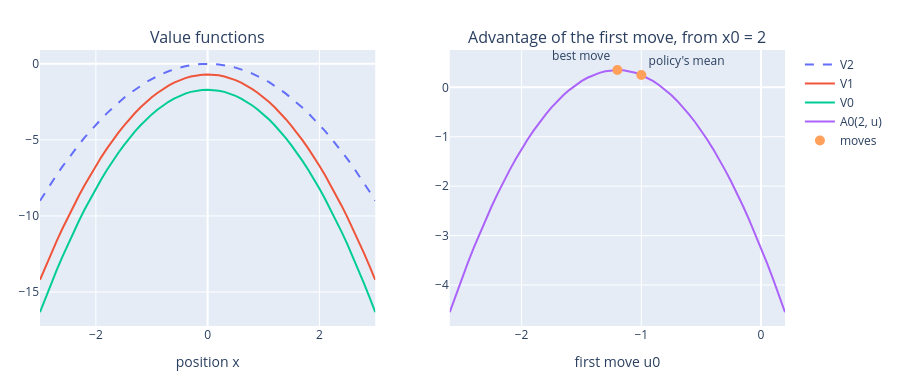

Notebook cell for this chart:
### Markdown cell above
### What the result says

- **The expected return is $J = -9.825$.**
- **The value functions** are quadratics in the position, and the **advantages**
  are quadratics in the move, peaked at the best move.

![Value functions and advantage](https://raw.githubusercontent.com/thduynguyen/gtsam/feature/semiringfactor/gtsam/semiring/doc/figures/LineValueFunctions.svg)

On the left, each value function lies below the next, because more moves, and
so more penalties, remain. On the right is the advantage of the first move
when the robot starts at $x_0 = 2$: the best move is $-1.2$, and the policy's
average move, $-1$, is close to it but not on it.

### Code cell
# The same plots, computed from the factors and interactive.
positions = np.linspace(-3, 3, 61)
moves = np.linspace(-2.6, 0.2, 57)

figure = make_subplots(
    rows=1, cols=2,
    subplot_titles=("Value functions",
                    "Advantage of the first move, from x0 = 2"))
figure.add_trace(go.Scatter(x=positions, y=-positions**2, name="V2",
                            line=dict(dash="dash")), row=1, col=1)
figure.add_trace(go.Scatter(
    x=positions, y=[phi_x1.value(scalars(x1=x)) for x in positions],
    name="V1"), row=1, col=1)
figure.add_trace(go.Scatter(
    x=positions, y=[phi_x0.value(scalars(x0=x)) for x in positions],
    name="V0"), row=1, col=1)
figure.add_trace(go.Scatter(
    x=moves, y=[conditional_u0.surprise(scalars(x0=2.0, u0=u)) for u in moves],
    name="A0(2, u)"), row=1, col=2)
figure.add_trace(go.Scatter(
    x=[-1.2, -1.0],
    y=[conditional_u0.surprise(scalars(x0=2.0, u0=u)) for u in (-1.2, -1.0)],
    mode="markers+text", text=["best move", "policy's mean"],
    textposition=["top left", "top right"], name="moves",
    marker=dict(size=10)), row=1, col=2)
figure.update_xaxes(title_text="position x", row=1, col=1)
figure.update_xaxes(title_text="first move u0", row=1, col=2)
figure.update_layout(height=380, margin=dict(l=40, r=20, t=50, b=40))
figure.show()

### Figure 1 — Plotly figure (JSON) as saved in the notebook; plotly's stock layout.template omitted (floating-point values rounded to 4 significant figures)
{"data": [{"line": {"dash": "dash"}, "name": "V2", "type": "scatter", "x": [-3.0, -2.9, -2.8, -2.7, -2.6, -2.5, -2.4, -2.3, -2.2, -2.1, -2.0, -1.9, -1.8, -1.7, -1.6, -1.5, -1.4, -1.3, -1.2, -1.1, -1.0, -0.9, -0.8, -0.7, -0.6, -0.5, -0.4, -0.3, -0.2, -0.1, 0.0, 0.1, 0.2, 0.3, 0.4, 0.5, 0.6, 0.7, 0.8, 0.9, 1.0, 1.1, 1.2, 1.3, 1.4, 1.5, 1.6, 1.7, 1.8, 1.9, 2.0, 2.1, 2.2, 2.3, 2.4, 2.5, 2.6, 2.7, 2.8, 2.9, 3.0], "xaxis": "x", "y": [-9.0, -8.41, -7.84, -7.29, -6.76, -6.25, -5.76, -5.29, -4.84, -4.41, -4.0, -3.61, -3.24, -2.89, -2.56, -2.25, -1.96, -1.69, -1.44, -1.21, -1.0, -0.81, -0.64, -0.49, -0.36, -0.25, -0.16, -0.09, -0.04, -0.01, -0.0, -0.01, -0.04, -0.09, -0.16, -0.25, -0.36, -0.49, -0.64, -0.81, -1.0, -1.21, -1.44, -1.69, -1.96, -2.25, -2.56, -2.89, -3.24, -3.61, -4.0, -4.41, -4.84, -5.29, -5.76, -6.25, -6.76, -7.29, -7.84, -8.41, -9.0], "yaxis": "y"}, {"name": "V1", "type": "scatter", "x": [-3.0, -2.9, -2.8, -2.7, -2.6, -2.5, -2.4, -2.3, -2.2, -2.1, -2.0, -1.9, -1.8, -1.7, -1.6, -1.5, -1.4, -1.3, -1.2, -1.1, -1.0, -0.9, -0.8, -0.7, -0.6, -0.5, -0.4, -0.3, -0.2, -0.1, 0.0, 0.1, 0.2, 0.3, 0.4, 0.5, 0.6, 0.7, 0.8, 0.9, 1.0, 1.1, 1.2, 1.3, 1.4, 1.5, 1.6, 1.7, 1.8, 1.9, 2.0, 2.1, 2.2, 2.3, 2.4, 2.5, 2.6, 2.7, 2.8, 2.9, 3.0], "xaxis": "x", "y": [-14.2, -13.31, -12.46, -11.64, -10.84, -10.07, -9.34, -8.635, -7.96, -7.315, -6.7, -6.115, -5.56, -5.035, -4.54, -4.075, -3.64, -3.235, -2.86, -2.515, -2.2, -1.915, -1.66, -1.435, -1.24, -1.075, -0.94, -0.835, -0.76, -0.715, -0.7, -0.715, -0.76, -0.835, -0.94, -1.075, -1.24, -1.435, -1.66, -1.915, -2.2, -2.515, -2.86, -3.235, -3.64, -4.075, -4.54, -5.035, -5.56, -6.115, -6.7, -7.315, -7.96, -8.635, -9.34, -10.07, -10.84, -11.64, -12.46, -13.32, -14.2], "yaxis": "y"}, {"name": "V0", "type": "scatter", "x": [-3.0, -2.9, -2.8, -2.7, -2.6, -2.5, -2.4, -2.3, -2.2, -2.1, -2.0, -1.9, -1.8, -1.7, -1.6, -1.5, -1.4, -1.3, -1.2, -1.1, -1.0, -0.9, -0.8, -0.7, -0.6, -0.5, -0.4, -0.3, -0.2, -0.1, 0.0, 0.1, 0.2, 0.3, 0.4, 0.5, 0.6, 0.7, 0.8, 0.9, 1.0, 1.1, 1.2, 1.3, 1.4, 1.5, 1.6, 1.7, 1.8, 1.9, 2.0, 2.1, 2.2, 2.3, 2.4, 2.5, 2.6, 2.7, 2.8, 2.9, 3.0], "xaxis": "x", "y": [-16.32, -15.37, -14.44, -13.55, -12.68, -11.86, -11.06, -10.3, -9.565, -8.866, -8.2, -7.566, -6.965, -6.396, -5.86, -5.356, -4.885, -4.446, -4.04, -3.666, -3.325, -3.016, -2.74, -2.496, -2.285, -2.106, -1.96, -1.846, -1.765, -1.716, -1.7, -1.716, -1.765, -1.846, -1.96, -2.106, -2.285, -2.496, -2.74, -3.016, -3.325, -3.666, -4.04, -4.446, -4.885, -5.356, -5.86, -6.396, -6.965, -7.566, -8.2, -8.866, -9.565, -10.3, -11.06, -11.86, -12.69, -13.55, -14.44, -15.37, -16.32], "yaxis": "y"}, {"name": "A0(2, u)", "type": "scatter", "x": [-2.6, -2.55, -2.5, -2.45, -2.4, -2.35, -2.3, -2.25, -2.2, -2.15, -2.1, -2.05, -2.0, -1.95, -1.9, -1.85, -1.8, -1.75, -1.7, -1.65, -1.6, -1.55, -1.5, -1.45, -1.4, -1.35, -1.3, -1.25, -1.2, -1.15, -1.1, -1.05, -1.0, -0.95, -0.9, -0.85, -0.8, -0.75, -0.7, -0.65, -0.6, -0.55, -0.5, -0.45, -0.4, -0.35, -0.3, -0.25, -0.2, -0.15, -0.1, -0.05, 0.0, 0.05, 0.1, 0.15, 0.2], "xaxis": "x2", "y": [-4.55, -4.206, -3.875, -3.556, -3.25, -2.956, -2.675, -2.406, -2.15, -1.906, -1.675, -1.456, -1.25, -1.056, -0.875, -0.7063, -0.55, -0.4063, -0.275, -0.1563, -0.05, 0.04375, 0.125, 0.1937, 0.25, 0.2937, 0.325, 0.3437, 0.35, 0.3437, 0.325, 0.2937, 0.25, 0.1938, 0.125, 0.04375, -0.05, -0.1562, -0.275, -0.4062, -0.55, -0.7062, -0.875, -1.056, -1.25, -1.456, -1.675, -1.906, -2.15, -2.406, -2.675, -2.956, -3.25, -3.556, -3.875, -4.206, -4.55], "yaxis": "y2"}, {"marker": {"size": 10}, "mode": "markers+text", "name": "moves", "text": ["best move", "policy's mean"], "textposition": ["top left", "top right"], "type": "scatter", "x": [-1.2, -1.0], "xaxis": "x2", "y": [0.35, 0.25], "yaxis": "y2"}], "layout": {"annotations": [{"font": {"size": 16}, "showarrow": false, "text": "Value functions", "x": 0.225, "xanchor": "center", "xref": "paper", "y": 1.0, "yanchor": "bottom", "yref": "paper"}, {"font": {"size": 16}, "showarrow": false, "text": "Advantage of the first move, from x0 = 2", "x": 0.775, "xanchor": "center", "xref": "paper", "y": 1.0, "yanchor": "bottom", "yref": "paper"}], "height": 380, "margin": {"b": 40, "l": 40, "r": 20, "t": 50}, "xaxis": {"anchor": "y", "domain": [0.0, 0.45], "title": {"text": "position x"}}, "xaxis2": {"anchor": "y2", "domain": [0.55, 1.0], "title": {"text": "first move u0"}}, "yaxis": {"anchor": "x", "domain": [0.0, 1.0]}, "yaxis2": {"anchor": "x2", "domain": [0.0, 1.0]}}}
